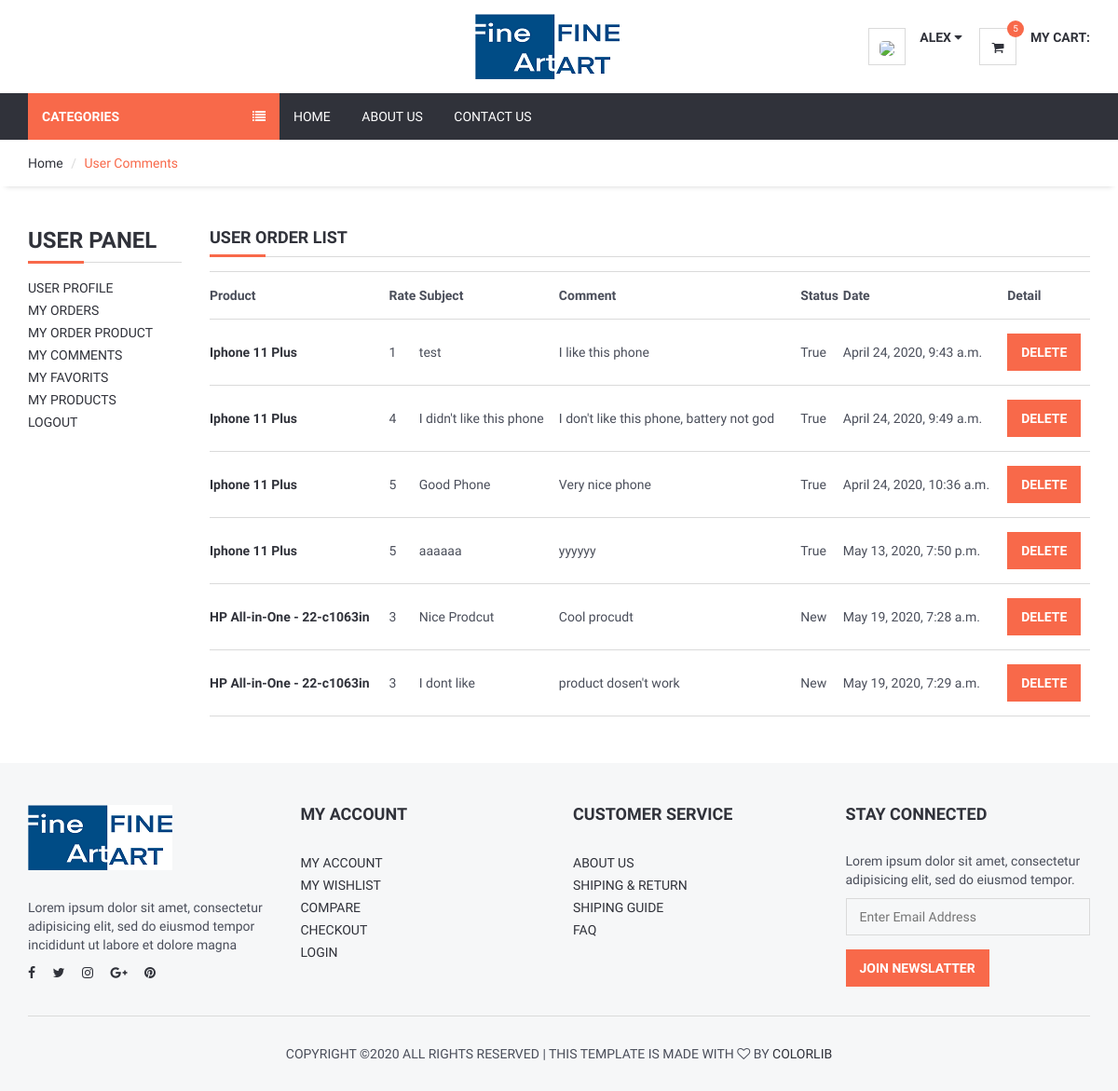
/user/comments/ (signed in), run on the app's committed database.
### product/models.py (models this page shows, shortened)
class Comment(models.Model):
    STATUS = (
        ('New', 'New'),
        ('True', 'True'),
        ('False', 'False'),
    )
    product=models.ForeignKey(Product,on_delete=models.CASCADE)
    user = models.ForeignKey(User, on_delete=models.CASCADE)
    subject = models.CharField(max_length=50, blank=True)
    comment = models.CharField(max_length=250,blank=True)
    rate = models.IntegerField(default=1)
    ip = models.CharField(max_length=20, blank=True)
    status=models.CharField(max_length=10,choices=STATUS, default='New')
    create_at=models.DateTimeField(auto_now_add=True)
    update_at=models.DateTimeField(auto_now=True)

class Product(models.Model):
    STATUS = (
        ('True', 'True'),
        ('False', 'False'),
    )
    VARIANTS = (
        ('None', 'None'),
        ('Size', 'Size'),
        ('Color', 'Color'),
        ('Size-Color', 'Size-Color'),
    )
    category = models.ForeignKey(Category, on_delete=models.CASCADE) #many to one relation with Category
    title = models.CharField(max_length=150)
    keywords = models.CharField(max_length=255)
    description = models.TextField(max_length=255)
    image=models.ImageField(upload_to='images/',null=False)
    price = models.DecimalField(max_digits=12, decimal_places=0, default=0)
    amount=models.IntegerField(default=0)
    minamount=models.IntegerField(default=3)
    variant=models.CharField(max_length=10,choices=VARIANTS, default='None')
    detail=RichTextUploadingField()
    slug = models.SlugField(null=False, unique=True)
    status=models.CharField(max_length=10,choices=STATUS)
    create_at=models.DateTimeField(auto_now_add=True)
    update_at=models.DateTimeField(auto_now=True)

### user/views.py (the view)
# urls.py: path('comments/', views.user_comments, name='user_comments'),
def user_comments(request):
    current_user = request.user
    comments = Comment.objects.filter(user_id=current_user.id)
    context = {
        'comments': comments,
    }
    return render(request, 'user_comments.html', context)

### home/templatetags/myapptags.py (called while the page is built)
@register.simple_tag
def shopcartcount(userid):
    count = ShopCart.objects.filter(user_id=userid).count()
    return count

### user/templates/user_comments.html (shortened to what this page needs)
{% extends 'homebase.html' %}
{% block sidebar %} {% include 'sidebar.html' %} {% endblock %}
{% block body %}
    <div id="breadcrumb">
        <div class="container">
            <ul class="breadcrumb">
                <li><a href="/">Home</a></li>
                <li class="active">User Comments</li>
            </ul>
        </div>
    </div>
    <div class="section">
        <div class="container">
            <div class="row">
                <div class="col-md-2">
                    {% include "user_panel.html" %}
                </div>
                <div class="col-md-10">
                    <div class="section-title">
                        <h4 class="title">User Order List</h4>
                    </div>
                    <table class="shopping-cart-table table">
                        <tr>
                            <th class="text-left">Product </th>
                            <th class="text-left">Rate </th>
                            <th class="text-left">Subject </th>
                            <th class="text-left">Comment </th>
                            <th class="text-left">Status </th>
                            <th class="text-left">Date </th>
                            <th class="text-left">Detail </th>
                        </tr>
                        {% for rs in comments %}
                            <tr>
                                <td class="text-left">
                                    <a href="/product/{{ rs.product_id }}/{{ rs.product.slug }}">
                                        <strong> {{ rs.product.title}}</strong>
                                    </a>
                                </td>
                                <td class="text-left">{{ rs.rate}} </td>
                                <td class="text-left">{{ rs.subject}} </td>
                                <td class="text-left">{{ rs.comment}} </td>
                                <td class="text-left">{{ rs.status}} </td>
                                <td class="text-left">{{ rs.create_at}} </td>
                                <td class="text-left">
                                    <a class="primary-btn" href="/user/deletecomment/{{ rs.id }}" onclick="return confirm('Will be Delete ! Are you sure?')"> Delete </a>
                                </td>
                            </tr>
                        {% endfor %}
                    </table>
                </div>
            </div>
        </div>
    </div>
{% endblock %}

### home/templates/header.html (shortened to what this page needs)
{% load static %}
{% load i18n %}
{% load currency %}
<header>
    <div id="header">
        <div class="container">
            <div class="pull-left">
                <div class="header-logo">
                    <a class="logo" href="{% url 'home' %}">
                        <img src="{% static '' %}img/logo.png" alt="">
                    </a>
                </div>
            </div>
            <div class="pull-right" >
                <ul class="header-btns">
                    <li class="header-account dropdown default-dropdown">
                        {% if user.id is not None %}
                            <div class="dropdown-toggle" role="button" data-toggle="dropdown" aria-expanded="true">
                                <div class="header-btns-icon">
                                    <img src="{{ request.session.userimage }}" style="height: 40px; border-radius: 30%">
                                </div>
                                <strong class="text-uppercase">{{ user.first_name }} <i class="fa fa-caret-down"></i></strong>
                            </div>
                        {% else %}
                            <a href="{% url 'login' %}" class="text-uppercase">Login</a> / <a href="{% url 'signup' %}" class="text-uppercase">Sign Up</a>
                        {% endif %}
                    </li>
                    <li class="header-cart dropdown default-dropdown">
                        <a href="{% url 'shopcart'%}" >
                            <div class="header-btns-icon">
                                <i class="fa fa-shopping-cart"></i>
                                {% load myapptags %}
                                {% shopcartcount user.id as count %}
                                <span class="qty">{{ count }}</span>
                            </div>
                            <strong class="text-uppercase">{% trans "My Cart:" %}</strong>
                            <br>
                        </a>
                    </li>
                </ul>
            </div>
        </div>
    </div>
</header>

### home/static/css/style.css (style rules this page uses)
body { font-family: 'Hind', sans-serif; color: #4A4E5A; overflow-x: hidden; }
h1, h2, h3, h4, h5, h6 { color: #30323A; margin: 0 0 10px; font-weight: 700; }
a { color: #30323A; -webkit-transition: 0.3s color; transition: 0.3s color; }
strong { color: #30323A; }
ul, ol { margin: 0; padding: 0; list-style: none }
.main-btn, .primary-btn { display: inline-block; padding: 10px 15px; text-transform: uppercase; font-weight: 700; border: none; -webkit-transition: 0.3s all; transition: 0.3s all; }
.primary-btn { color: #FFF; background-color: #F8694A; }
.section { padding-top: 30px; padding-bottom: 30px; }
.section-title { position: relative; margin-bottom: 15px; margin-top: 15px; border-bottom: 1px solid #DADADA; }
.section-title .title { display: inline-block; text-transform: uppercase; }
.section-title:after { content: ""; position: absolute; left: 0; bottom: -1.5px; height: 3px; width: 60px; background-color: #F8694A; }
#breadcrumb { -webkit-box-shadow: 0px 6px 6px -6px rgba(0, 0, 0, 0.175); box-shadow: 0px 6px 6px -6px rgba(0, 0, 0, 0.175); }
.breadcrumb { background-color: transparent; border: none; border-radius: 0px; padding: 15px 0px; margin: 0; }
.breadcrumb>.active { color: #F8694A; }
.breadcrumb>li+li:before { color: #DADADA; }
#header { padding-top: 15px; padding-bottom: 15px; }
.header-logo { display: inline-block; margin-left: 480px; }
.header-logo .logo>img { width: 100%; max-height: 70px; }
.header-btns>li { display: inline-block; vertical-align: top; padding: 15px 0px; }
.header-btns>li+li { margin-left: 15px; }
.header-btns>li .header-btns-icon { position: relative; float: left; margin-right: 15px; width: 40px; height: 40px; line-height: 40px; text-align: center; color: #30323A; background-color: #FFF; border: 1px solid #DADADA; }
.header-btns .dropdown-toggle { display: block; cursor: pointer; }
.header-cart .header-btns-icon .qty { position: absolute; right: -9px; top: -9px; width: 18px; height: 18px; line-height: 18px; text-align: center; font-size: 10px; background: #F8694A; color: #FFF; border-radius: 50%; }
.shopping-cart-table>tbody>tr>td, .shopping-cart-table>tbody>tr>th, .shopping-cart-table>tfoot>tr>td, .shopping-cart-table>tfoot>tr>th, .shopping-cart-table>thead>tr>td, .shopping-cart-table>thead>tr>th { padding: 15px 0px; vertical-align: middle; border-top: 1px solid #DADADA; }
.shopping-cart-table>tbody>tr:last-child>td { border-bottom: 1px solid #DADADA; }

### data on the page
Comment: product "Iphone 11 Plus", rate "1", subject "test", comment "I like this phone", status "True", create_at "April 24, 2020, 9:43 a.m."
Comment: product "Iphone 11 Plus", rate "4", subject "I didn't like this phone", comment "I don't like this phone, battery not god", status "True", create_at "April 24, 2020, 9:49 a.m."
Comment: product "Iphone 11 Plus", rate "5", subject "Good Phone", comment "Very nice phone", status "True", create_at "April 24, 2020, 10:36 a.m."
Comment: product "Iphone 11 Plus", rate "5", subject "aaaaaa", comment "yyyyyy", status "True", create_at "May 13, 2020, 7:50 p.m."
Comment: product "HP All-in-One - 22-c1063in", rate "3", subject "Nice Prodcut", comment "Cool procudt", status "New", create_at "May 19, 2020, 7:28 a.m."
Comment: product "HP All-in-One - 22-c1063in", rate "3", subject "I dont like", comment "product dosen't work", status "New", create_at "May 19, 2020, 7:29 a.m."

### other printed values
{{ user.first_name }} "ALEX"
{{ count }} "5"
